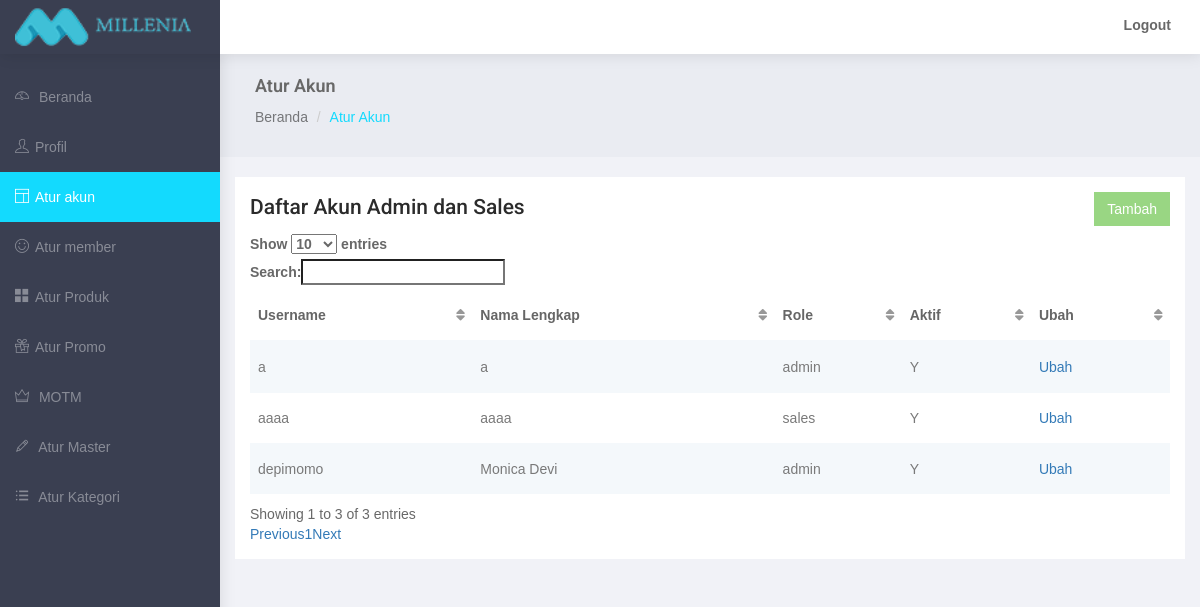
/admin/account.php (signed in), run on an earlier commit of the app's database.
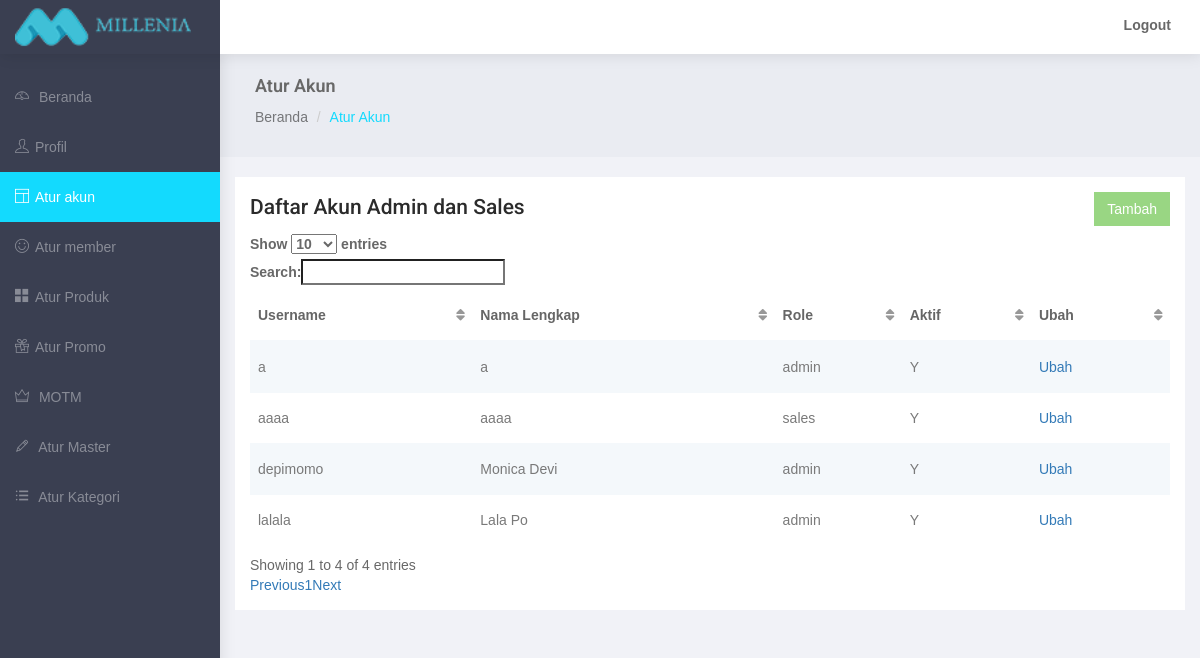
And on a later commit of the database.
### tables this page shows
CREATE TABLE `mi_admin` (
  `username` varchar(20) NOT NULL,
  `user_pass` varchar(200) NOT NULL,
  `user_crypt` text NOT NULL,
  `user_fullname` varchar(50) NOT NULL,
  `user_level` enum('admin','sales') NOT NULL,
  `user_active` enum('Y','N') NOT NULL DEFAULT 'Y',
  `user_timestamp` timestamp NOT NULL DEFAULT CURRENT_TIMESTAMP
);

### admin/account.php (the view, shortened to what this page needs)
<?php
	require 'includes/connect.php';
?>
<!DOCTYPE html>
<html lang="en">
<head>
</head>
<body>
    <div id="wrapper">
        <div id="page-wrapper">
            <div class="container-fluid">
                <div class="row bg-title">
                    <div class="col-lg-12">
                        <h4 class="page-title">Atur Akun</h4>
                        <ol class="breadcrumb">
                            <li><a href="index.php">Beranda</a></li>
                            <li class="active">Atur Akun</li>
                        </ol>
                    </div>
                </div>
                <div class="row">
                    <div class="col-md-12 col-lg-12 col-sm-12">
                        <div class="white-box">
                            <h3>Daftar Akun Admin dan Sales
                                <a href="add-account.php"><button class="pull-right btn btn-success">Tambah</button></a></h3>
                            <div class="table-responsive">
                                <table id="tbl" class="table-striped table">
                                    <thead>
                                        <tr>
                                            <th>Username</th>
                                            <th>Nama Lengkap</th>
                                            <th>Role</th>
                                            <th>Aktif</th>
                                            <th>Ubah</th>
                                        </tr>
                                    </thead>
                                    <tbody>
                                        <?php
                                        $list = mysqli_query($conn, "SELECT * FROM mi_admin");
                                        while ($row = mysqli_fetch_assoc($list))
                                          {
                                            $user_level = $row['user_level'];
                                            $user_active = $row['user_active'];
                                            $user_fullname = $row['user_fullname'];
                                            $username = $row['username'];
                                            echo "
                                            <tr>
                                              <td>".$username."</td>
                                              <td>".$user_fullname."</td>
                                              <td>".$user_level."</td>
                                              <td>".$user_active."</td>
                                              <td><a href='edit-account.php?uname=".$username."'>Ubah</a></td>
                                            </tr>
                                            ";
                                          }
                                        ?>
                                    </tbody>
                                </table>
                            </div>
                        </div>
                    </div>
                </div>
            </div>
        </div>
    </div>
</body>
</html>

What changed in the data, as far as the page shows it:
added mi_admin: username "lalala", user_fullname "Lala Po", user_level "admin", user_active "Y"
Also different on the page:
text written by a page script: "Show entries Search: Showing 1 to 3 of 3 entries Previous 1 Next" → "Show entries Search: Showing 1 to 4 of 4 entries Previous 1 Next"
